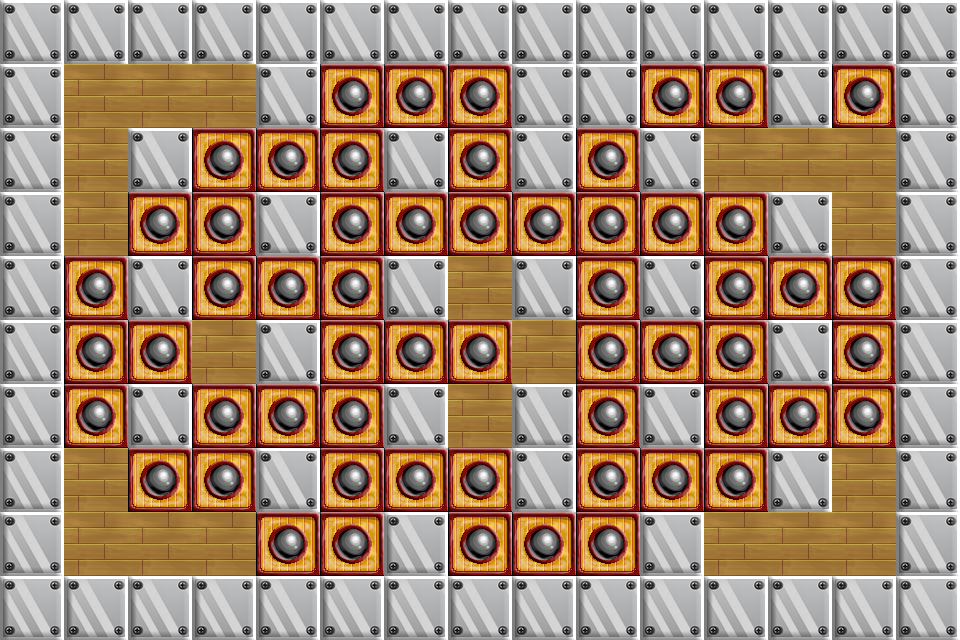

Below is a game level as drawn by its tile map, then a one-line description and the .tmx file that defines it, in full:
An orthogonal 15x10 tile map with 64x64 px tiles, 2 tile layers (0, 1), 3 tilesets.

<map version="1.2" tiledversion="1.3.3" orientation="orthogonal" renderorder="right-down" width="15" height="10" tilewidth="64" tileheight="64" infinite="0" nextlayerid="3" nextobjectid="1">
 <tileset firstgid="1" name="metal" tilewidth="64" tileheight="64" tilecount="1" columns="1">
  <image source="../images/metal.png" width="64" height="64" />
  <tile id="0">
   <properties>
    <property name="collides" type="bool" value="true" />
   </properties>
  </tile>
 </tileset>
 <tileset firstgid="2" name="box" tilewidth="64" tileheight="64" tilecount="1" columns="1">
  <image source="../images/box.png" width="64" height="64" />
  <tile id="0">
   <properties>
    <property name="collides" type="bool" value="true" />
   </properties>
  </tile>
 </tileset>
 <tileset firstgid="3" name="ground_bg" tilewidth="64" tileheight="64" tilecount="1" columns="1">
  <image source="../images/ground_bg.png" width="64" height="64" />
 </tileset>
 <layer id="2" name="0" width="15" height="10">
  <data encoding="csv">
3,3,3,3,3,3,3,3,3,3,3,3,3,3,3,
3,3,3,3,3,3,3,3,3,3,3,3,3,3,3,
3,3,3,3,3,3,3,3,3,2,3,3,3,3,3,
3,3,3,3,3,3,3,3,3,3,3,3,3,3,3,
3,3,3,3,3,3,3,3,3,3,3,3,3,3,3,
3,3,3,3,3,3,3,3,3,3,3,3,3,3,3,
3,3,3,3,3,3,3,3,3,3,3,3,3,3,3,
3,3,3,3,3,3,3,3,3,3,3,3,3,3,3,
3,3,3,3,3,3,3,3,3,3,3,3,3,3,3,
3,3,3,3,3,3,3,3,0,0,3,3,3,3,3
</data>
 </layer>
 <layer id="1" name="1" width="15" height="10">
  <data encoding="csv">
1,1,1,1,1,1,1,1,1,1,1,1,1,1,1,
1,0,0,0,1,2,2,2,1,1,2,2,1,2,1,
1,0,1,2,2,2,1,2,1,2,1,0,0,0,1,
1,0,2,2,1,2,2,2,2,2,2,2,1,0,1,
1,2,1,2,2,2,1,0,1,2,1,2,2,2,1,
1,2,2,0,1,2,2,2,0,2,2,2,1,2,1,
1,2,1,2,2,2,1,0,1,2,1,2,2,2,1,
1,0,2,2,1,2,2,2,1,2,2,2,1,0,1,
1,0,0,0,2,2,1,2,2,2,1,0,0,0,1,
1,1,1,1,1,1,1,1,1,1,1,1,1,1,1
</data>
 </layer>
</map>